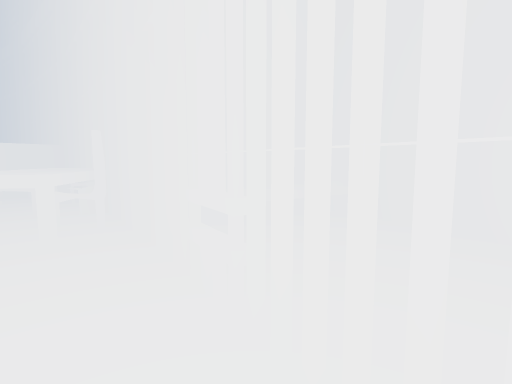
[1] (above)

24 first-person views from a walk through a scene from a Unity 3-D project. The camera is 1.3 m above the floor, tilts 6° down and sees 80° across. The floor is counted in squares, 1 m on a side. Each view is taken from the middle of a square. On the plan, view 1 faces up. The plan holds only what a view shows up to about 14 squares ahead; the rest is blank. The place goes on beyond the plan. The player is left out. Some animated figures are left out. Surface patterns are stand-ins for the level's own textures.

[2]
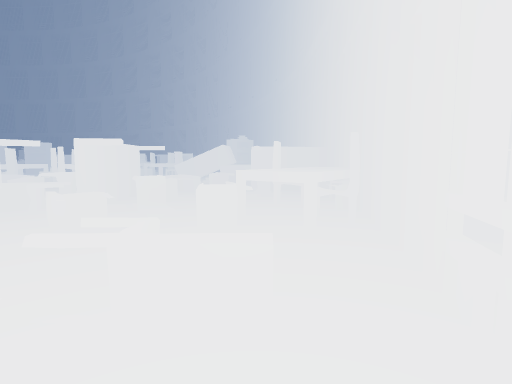

[3]
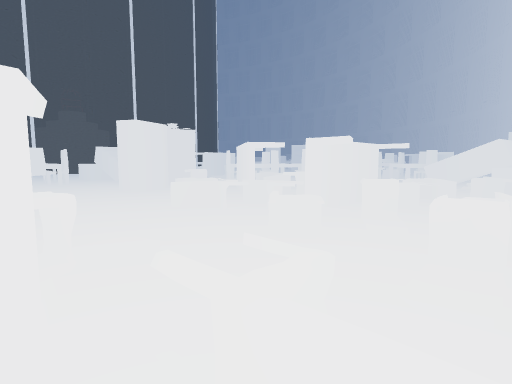

[4]
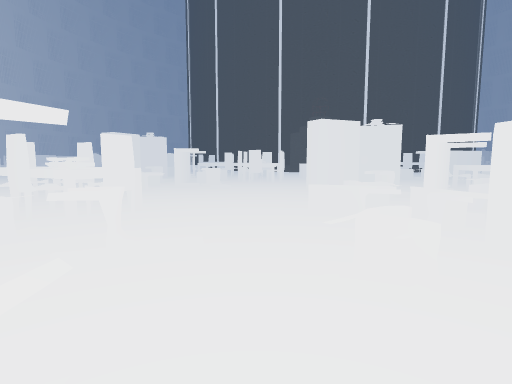

[5]
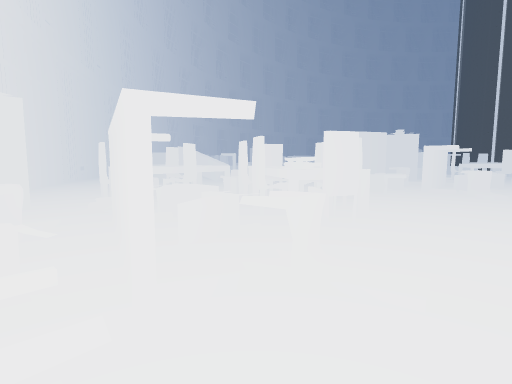

[6]
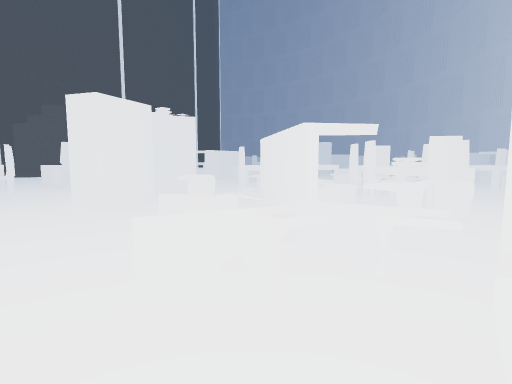

[7]
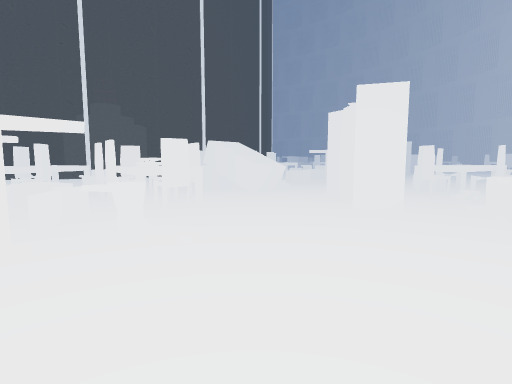

[8]
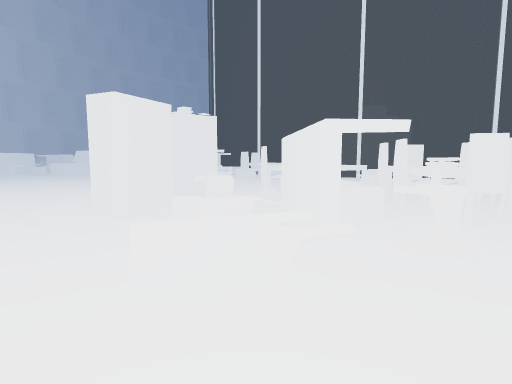

[9]
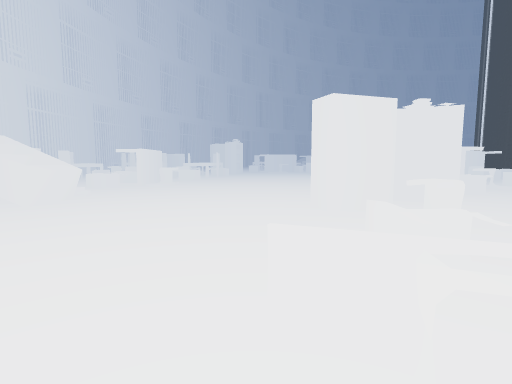

[10]
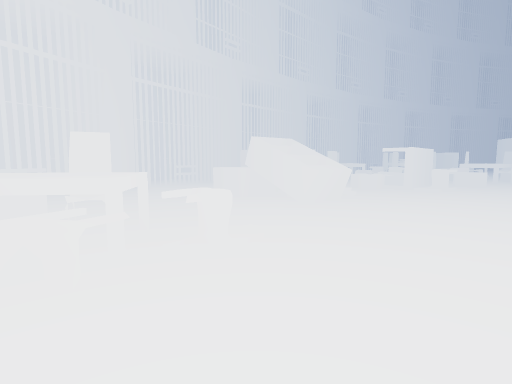

[11]
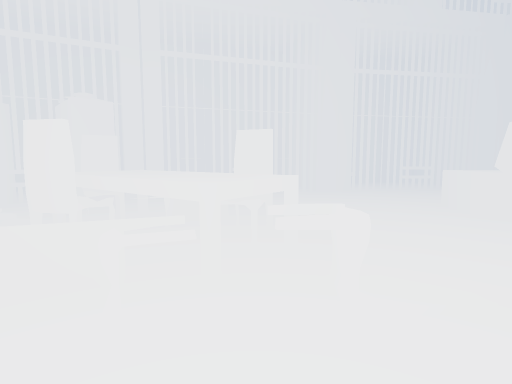

[12]
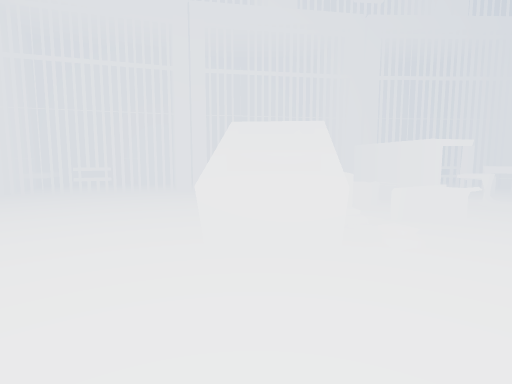

[13]
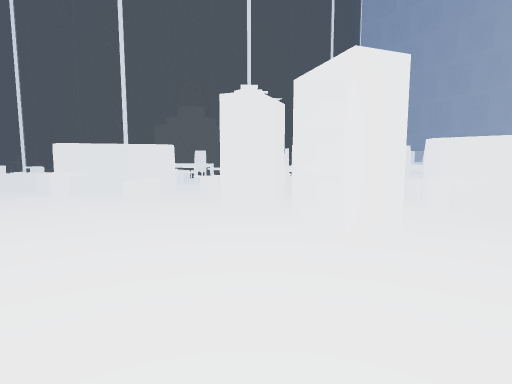

[14]
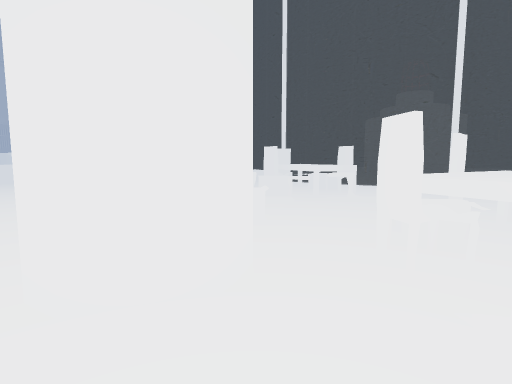

[15]
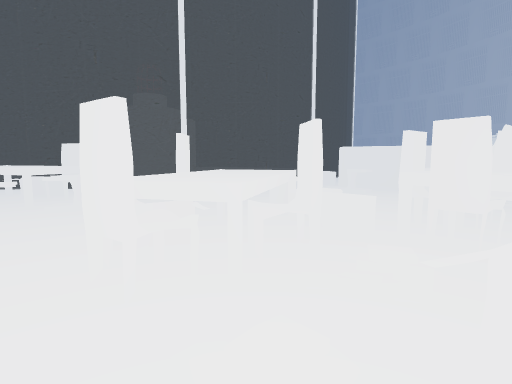

[16]
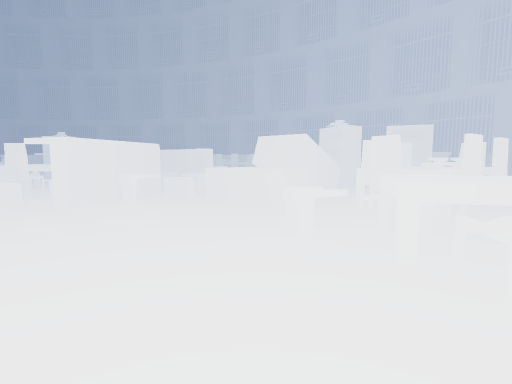

[17]
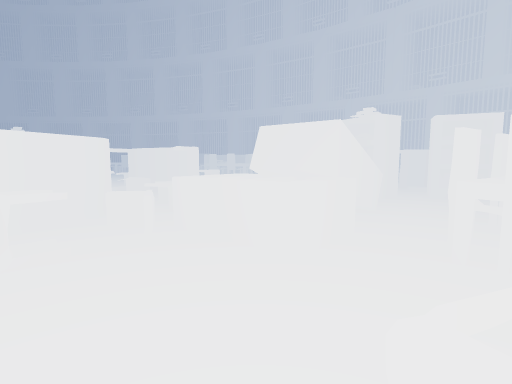

[18]
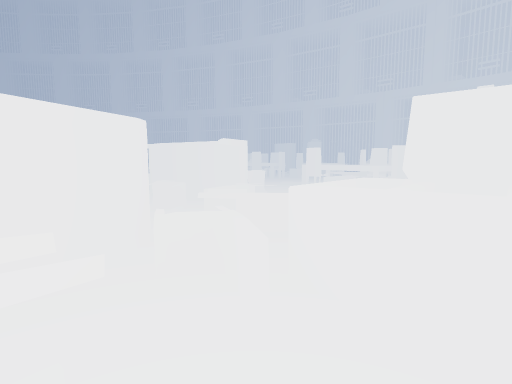

[19]
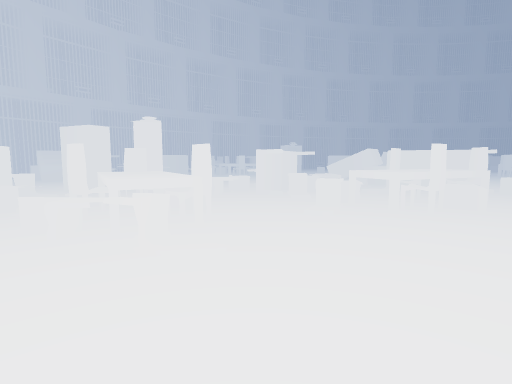

[20]
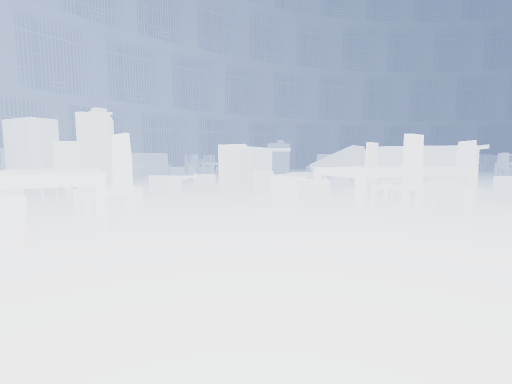

[21]
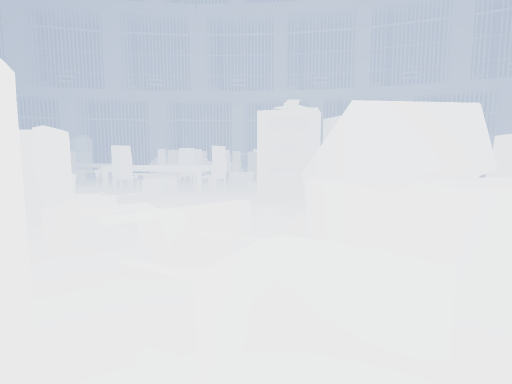

[22]
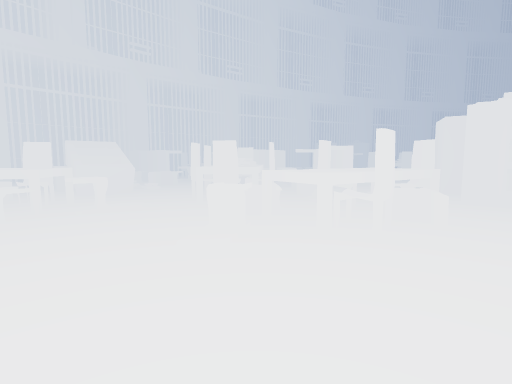

[23]
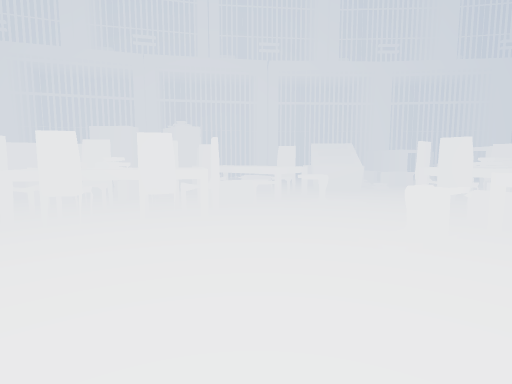

[24]
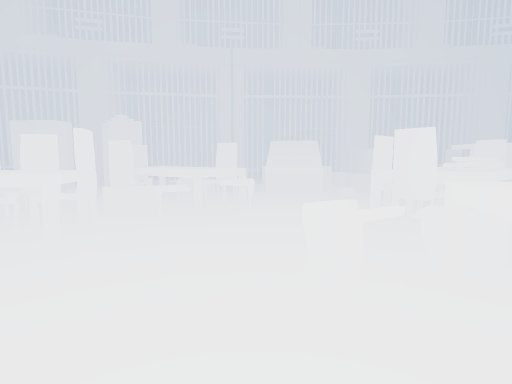

### Floor plan
Key: @ floor where view 1 was taken; # wall or solid block; x gap in a wall; . main floor; : floor 0.25 m higher than the main floor; / step, stairs or slope; = window, fence, low wall or low ledge; ^ raised ledge; O other object.
Columns run from 27 left of view 1 to 8 right of it. Each row starts with its distance up from view 1.
 12  OOO..OOOO...O     ##
 11  OOOO..OOO..OO     O##
 10  OOOOOOOOO.OOO/O  OO ##
  9 ...OOO.OO...O//OOOOO..#
  8 ........O..../..O  O..OO
  7 ............... O.  .OOO##
  6 ..........O.O.. OO. O OOO##
  5 ......O..OOOOOOOO.O..OOO.##=
  4 ......OOOOOOOOOOOO O..OO..##
  3 . ...OOO.....O.OOOOO..O....#
  2   ....OOOOOO.OO.OOO..O...O.#
  1    ...OOOO.OO.OOOO..OO..OO.
  0     ...OOO..OOOOOOO......  @
 -1 O  O.........OO.O.O.../OOO
 -2 OOO..........O.O......OO O.O
 -3 O.OO  ...O..............OO.O
 -4 OO.O  ...O#.OO.......O.OOOO.
 -5  .O.  .......O.......OOO.O ..
 -6  .OO //O.............OOOOO :.####
 -7  .OOO/OOO............OOO  OOO...###^
 -8  OOOOOOO.............OOO OOOO...x.^^
 -9 OOOOOOOO..OOO..O......O.OOOO....#..
-10 O....OO.OOOOO..OOOO.....OOOO.....x.
-11 O O...O.OOOO.OOOOO.O....OOO......x.
-12 ./......OOO.OOOOOO......O........#.
-13 ........OO./OOO/OO................##
-14 ......OOOOO/..//O.................#
-15  ......OOOOO//....................##
-16  ......OOOOO....##.......O..OO.....=
-17  ........OO.....OO.......OOOOO ...x
-18  ............OO..........OOOOO  ..x
-19  ..........OO.O............O      ##
-20  .....O...OO...............OOO     #
-21   .OOOO./.OOO...............O.OOOO #
-22   .OOOOOOOOO.O............OOOOO    #
-23   .OOOOO .OO........ ....OOO..O    O
-24   .OOO.  O O O.. ..  ..OOO   .O    O

Where each view was taken, in squares from view 1:
view 1: 0 up, 0 right, facing up
view 2: 0 up, 0 right, facing up-left
view 3: 1 up, 1 left, facing left
view 4: 3 up, 3 left, facing down-left
view 5: 2 up, 4 left, facing down
view 6: 0 up, 6 left, facing left
view 7: 7 down, 7 left, facing left
view 8: 8 down, 7 left, facing down-left
view 9: 8 down, 8 left, facing down
view 10: 9 down, 7 left, facing down-right
view 11: 11 down, 6 left, facing right
view 12: 17 down, 6 left, facing right
view 13: 18 down, 5 left, facing left
view 14: 15 down, 12 left, facing down-left
view 15: 15 down, 13 left, facing left
view 16: 19 down, 22 left, facing up
view 17: 15 down, 22 left, facing up
view 18: 12 down, 24 left, facing up
view 19: 12 down, 26 left, facing down-right
view 20: 14 down, 26 left, facing down-right
view 21: 10 down, 26 left, facing up-right
view 22: 4 up, 27 left, facing right
view 23: 3 up, 27 left, facing up-right
view 24: 3 up, 24 left, facing up-right
